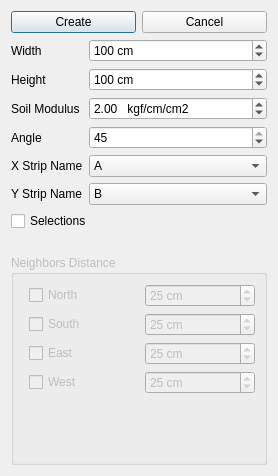
<?xml version="1.0" encoding="UTF-8"?>
<ui version="4.0">
 <class>Dialog</class>
 <widget class="QDialog" name="Dialog">
  <property name="geometry">
   <rect>
    <x>0</x>
    <y>0</y>
    <width>278</width>
    <height>476</height>
   </rect>
  </property>
  <property name="windowTitle">
   <string>Create Base of Foundation</string>
  </property>
  <layout class="QVBoxLayout" name="verticalLayout">
   <item>
    <layout class="QHBoxLayout" name="horizontalLayout">
     <item>
      <widget class="QPushButton" name="create_pushbutton">
       <property name="text">
        <string>Create</string>
       </property>
       <property name="icon">
        <iconset resource="../osafe_py_widgets/resource.qrc">
         <normaloff>:/safe/osafe_images/base_foundation.svg</normaloff>:/safe/osafe_images/base_foundation.svg</iconset>
       </property>
       <property name="iconSize">
        <size>
         <width>40</width>
         <height>40</height>
        </size>
       </property>
      </widget>
     </item>
     <item>
      <widget class="QPushButton" name="cancel_pushbutton">
       <property name="text">
        <string>Cancel</string>
       </property>
       <property name="icon">
        <iconset resource="../osafe_py_widgets/resource.qrc">
         <normaloff>:/safe/osafe_images/cancel.png</normaloff>:/safe/osafe_images/cancel.png</iconset>
       </property>
       <property name="iconSize">
        <size>
         <width>40</width>
         <height>40</height>
        </size>
       </property>
      </widget>
     </item>
    </layout>
   </item>
   <item>
    <layout class="QFormLayout" name="formLayout">
     <item row="2" column="0">
      <widget class="QLabel" name="label_2">
       <property name="text">
        <string>Width</string>
       </property>
      </widget>
     </item>
     <item row="2" column="1">
      <widget class="QSpinBox" name="width_spinbox">
       <property name="suffix">
        <string> cm</string>
       </property>
       <property name="minimum">
        <number>20</number>
       </property>
       <property name="maximum">
        <number>1000</number>
       </property>
       <property name="singleStep">
        <number>5</number>
       </property>
       <property name="value">
        <number>100</number>
       </property>
      </widget>
     </item>
     <item row="3" column="0">
      <widget class="QLabel" name="label_5">
       <property name="text">
        <string>Height</string>
       </property>
      </widget>
     </item>
     <item row="3" column="1">
      <widget class="QSpinBox" name="height_spinbox">
       <property name="suffix">
        <string> cm</string>
       </property>
       <property name="minimum">
        <number>20</number>
       </property>
       <property name="maximum">
        <number>1000</number>
       </property>
       <property name="singleStep">
        <number>5</number>
       </property>
       <property name="value">
        <number>100</number>
       </property>
      </widget>
     </item>
     <item row="5" column="0">
      <widget class="QLabel" name="label_7">
       <property name="text">
        <string>Soil Modulus</string>
       </property>
      </widget>
     </item>
     <item row="5" column="1">
      <widget class="QDoubleSpinBox" name="soil_modulus">
       <property name="prefix">
        <string/>
       </property>
       <property name="suffix">
        <string>   kgf/cm/cm2</string>
       </property>
       <property name="decimals">
        <number>2</number>
       </property>
       <property name="minimum">
        <double>0.100000000000000</double>
       </property>
       <property name="maximum">
        <double>10.000000000000000</double>
       </property>
       <property name="singleStep">
        <double>0.100000000000000</double>
       </property>
       <property name="value">
        <double>2.000000000000000</double>
       </property>
      </widget>
     </item>
     <item row="7" column="0">
      <widget class="QLabel" name="label">
       <property name="text">
        <string>X Strip Name</string>
       </property>
      </widget>
     </item>
     <item row="8" column="0">
      <widget class="QLabel" name="label_3">
       <property name="text">
        <string>Y Strip Name</string>
       </property>
      </widget>
     </item>
     <item row="7" column="1">
      <widget class="QComboBox" name="x_strip_name">
       <item>
        <property name="text">
         <string>A</string>
        </property>
       </item>
       <item>
        <property name="text">
         <string>B</string>
        </property>
       </item>
       <item>
        <property name="text">
         <string>other</string>
        </property>
       </item>
      </widget>
     </item>
     <item row="8" column="1">
      <widget class="QComboBox" name="y_strip_name">
       <property name="currentIndex">
        <number>1</number>
       </property>
       <item>
        <property name="text">
         <string>A</string>
        </property>
       </item>
       <item>
        <property name="text">
         <string>B</string>
        </property>
       </item>
       <item>
        <property name="text">
         <string>other</string>
        </property>
       </item>
      </widget>
     </item>
     <item row="6" column="0">
      <widget class="QLabel" name="label_4">
       <property name="text">
        <string>Angle</string>
       </property>
      </widget>
     </item>
     <item row="6" column="1">
      <widget class="QSpinBox" name="angle_spinbox">
       <property name="suffix">
        <string/>
       </property>
       <property name="minimum">
        <number>5</number>
       </property>
       <property name="maximum">
        <number>45</number>
       </property>
       <property name="singleStep">
        <number>5</number>
       </property>
       <property name="value">
        <number>45</number>
       </property>
      </widget>
     </item>
     <item row="9" column="0" colspan="2">
      <widget class="QCheckBox" name="selection_checkbox">
       <property name="text">
        <string>Selections</string>
       </property>
      </widget>
     </item>
    </layout>
   </item>
   <item>
    <widget class="QGroupBox" name="groupBox_2">
     <property name="enabled">
      <bool>false</bool>
     </property>
     <property name="title">
      <string>Neighbors Distance</string>
     </property>
     <layout class="QFormLayout" name="formLayout_2">
      <item row="0" column="1">
       <layout class="QHBoxLayout" name="horizontalLayout_2">
        <item>
         <widget class="QCheckBox" name="north_checkbox">
          <property name="text">
           <string>North</string>
          </property>
         </widget>
        </item>
        <item>
         <widget class="QSpinBox" name="north_distance">
          <property name="suffix">
           <string> cm</string>
          </property>
          <property name="minimum">
           <number>5</number>
          </property>
          <property name="maximum">
           <number>1000</number>
          </property>
          <property name="singleStep">
           <number>5</number>
          </property>
          <property name="value">
           <number>25</number>
          </property>
         </widget>
        </item>
       </layout>
      </item>
      <item row="3" column="1">
       <layout class="QHBoxLayout" name="horizontalLayout_5">
        <item>
         <widget class="QCheckBox" name="south_checkbox">
          <property name="text">
           <string>South</string>
          </property>
         </widget>
        </item>
        <item>
         <widget class="QSpinBox" name="width_spinbox_3">
          <property name="suffix">
           <string> cm</string>
          </property>
          <property name="minimum">
           <number>5</number>
          </property>
          <property name="maximum">
           <number>1000</number>
          </property>
          <property name="singleStep">
           <number>5</number>
          </property>
          <property name="value">
           <number>25</number>
          </property>
         </widget>
        </item>
       </layout>
      </item>
      <item row="5" column="1">
       <layout class="QHBoxLayout" name="horizontalLayout_4">
        <item>
         <widget class="QCheckBox" name="west_checkbox">
          <property name="text">
           <string>West</string>
          </property>
         </widget>
        </item>
        <item>
         <widget class="QSpinBox" name="width_spinbox_5">
          <property name="suffix">
           <string> cm</string>
          </property>
          <property name="minimum">
           <number>5</number>
          </property>
          <property name="maximum">
           <number>1000</number>
          </property>
          <property name="singleStep">
           <number>5</number>
          </property>
          <property name="value">
           <number>25</number>
          </property>
         </widget>
        </item>
       </layout>
      </item>
      <item row="4" column="1">
       <layout class="QHBoxLayout" name="horizontalLayout_3">
        <item>
         <widget class="QCheckBox" name="east_checkbox">
          <property name="text">
           <string>East</string>
          </property>
         </widget>
        </item>
        <item>
         <widget class="QSpinBox" name="width_spinbox_4">
          <property name="suffix">
           <string> cm</string>
          </property>
          <property name="minimum">
           <number>5</number>
          </property>
          <property name="maximum">
           <number>1000</number>
          </property>
          <property name="singleStep">
           <number>5</number>
          </property>
          <property name="value">
           <number>25</number>
          </property>
         </widget>
        </item>
       </layout>
      </item>
     </layout>
    </widget>
   </item>
  </layout>
 </widget>
 <resources>
  <include location="../osafe_py_widgets/resource.qrc"/>
 </resources>
 <connections/>
</ui>
